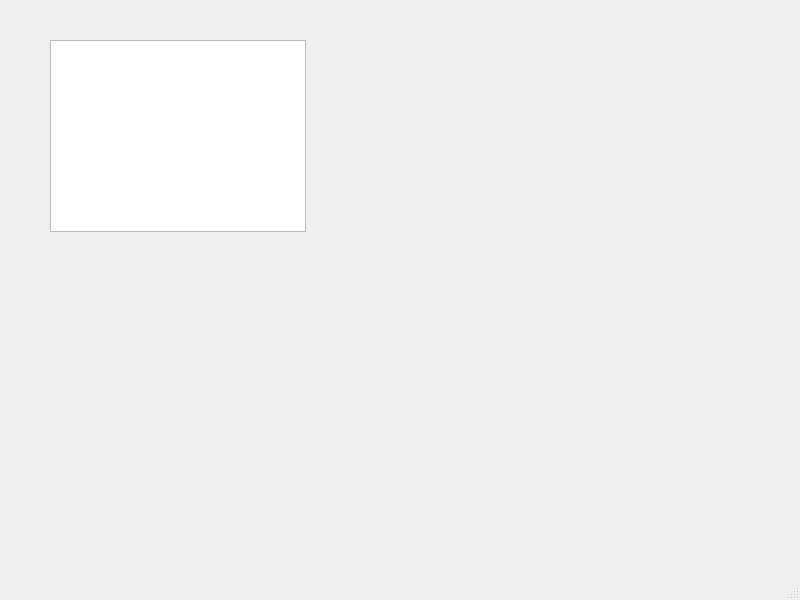
<?xml version="1.0" encoding="UTF-8"?>
<ui version="4.0">
 <class>MainWindowChef</class>
 <widget class="QMainWindow" name="MainWindowChef">
  <property name="geometry">
   <rect>
    <x>0</x>
    <y>0</y>
    <width>800</width>
    <height>600</height>
   </rect>
  </property>
  <property name="windowTitle">
   <string>MainWindow</string>
  </property>
  <widget class="QWidget" name="centralwidget">
   <widget class="QTableView" name="tableView">
    <property name="geometry">
     <rect>
      <x>50</x>
      <y>40</y>
      <width>256</width>
      <height>192</height>
     </rect>
    </property>
   </widget>
  </widget>
  <widget class="QMenuBar" name="menubar">
   <property name="geometry">
    <rect>
     <x>0</x>
     <y>0</y>
     <width>800</width>
     <height>27</height>
    </rect>
   </property>
  </widget>
  <widget class="QStatusBar" name="statusbar"/>
 </widget>
 <resources/>
 <connections/>
</ui>
